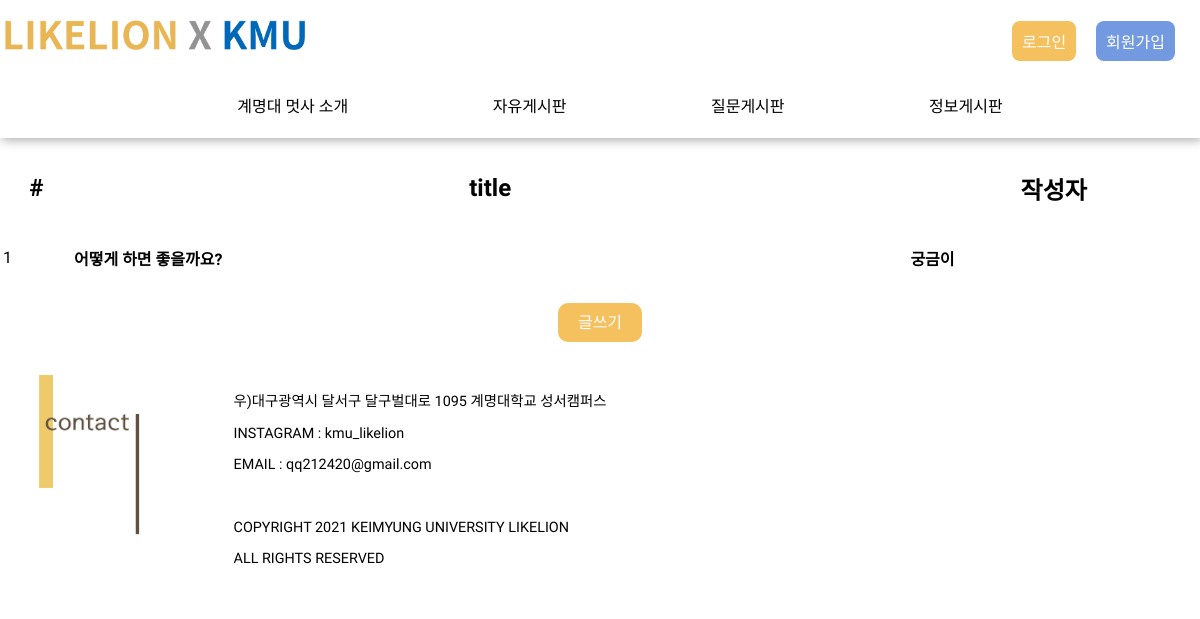
The app's page /qnaList/ with its own data.
### crud/models.py (models this page shows, shortened)
class Qna(models.Model):
    title = models.CharField(max_length=200)
    name = models.CharField(max_length=50 , null=True)
    pub_date = models.DateTimeField('date published')
    body = models.TextField()

### crud/views.py (the view)
# urls.py: path('qnaList/', views.qnaList, name="qnaList"),
def qnaList(request):
    qnas = Qna.objects.all().order_by('-pub_date')
    return render(request,'qnaList.html', {'qnas': qnas})

### crud/templates/qnaList.html
{% extends 'base.html' %}
{% load static %}
{% block content %}
<head>
    <link rel="stylesheet" href="{% static 'css/qnaList.css' %}">
</head>
<body>
</body>
    <table class="tableContainer">
        <thead>
            <td><h2>#</h2></td>
            <td style="width: 70%;"><h2>title</h2></td>
            <td><h2>작성자</h2></td>
        </thead>
        {% for qna in qnas.all %}
        <tbody>
            <td>{{ qna.id }}</td>
            <td>
                <div class="container">
                    <a href="{% url 'qnaDetail' qna.id %}"><h4>{{ qna.title }}</h4></a>
                </div>
            </td>
            <td>
                <div class="container">
                    <a href="{% url 'qnaDetail' qna.id %}"><h4>{{ qna.name }}</h4></a>
                </div>
            </td>
        </tbody>
        {% endfor %}
        <tfoot>
            <td colspan="3">
                <div class="writePost">
                    <a href="{% url 'qnaNew' %}">글쓰기</a>
                </div>
            </td>
        </tfoot>
    </table>
{% endblock %}

### crud/static/css/base.css (style rules this page uses)
body { margin:0px; font-family: 'Nanum Gothic', sans-serif; text-decoration: none; color : black; }
a { text-decoration: none; color : black; }
:root { --button-color: orange; --button-bg-color: white; --button-hover-bg-color: gray; }

### crud/static/css/qnaList.css (style rules this page uses)
table { width: 100%; }
thead { text-align: center; }
table h4 { margin-block-start: 1em; margin-block-end: 1em; }
tfoot td { padding: 20px; text-align: center; }
.writePost { display: inline; justify-content: center; color: white; padding: 10px 20px; border-radius: 10px; background-color: rgb(245, 192, 94); }
.writePost a { color: white; }

### records on screen
Qna: id "1", title "어떻게 하면 좋을까요?", name "궁금이"
